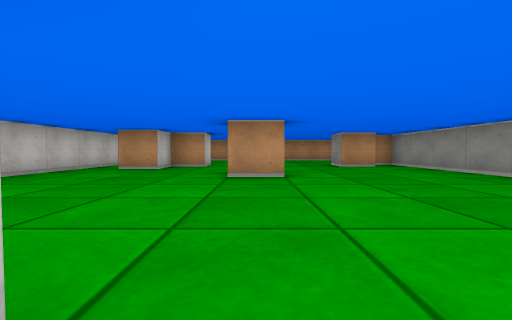
[1] (above)

17 first-person views from a walk through a cub3D level. The camera is about half as high as the walls, tilts 2° down and sees 90° across. The floor is counted in squares. Each view is taken from the middle of a square. On the plan, view 1 faces up. The plan holds only what a view shows up to about 9 squares ahead; the rest is blank. The place goes on beyond the plan.

[2]
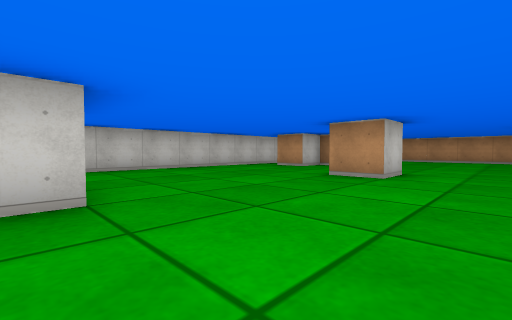

[3]
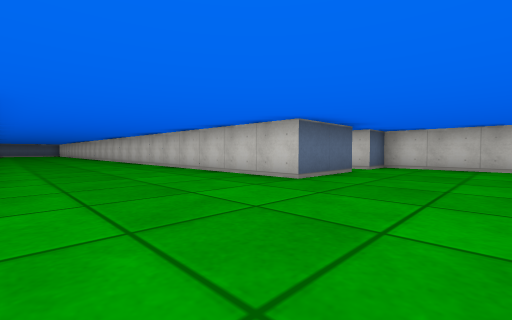

[4]
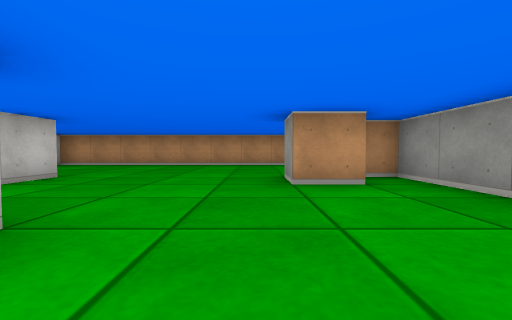

[5]
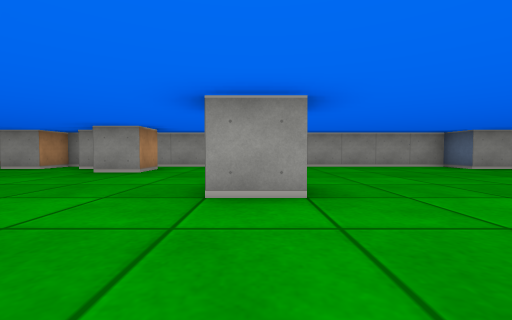

[6]
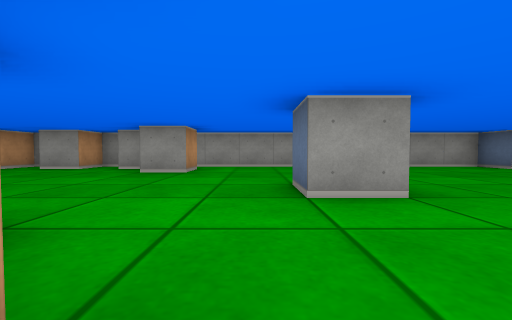

[7]
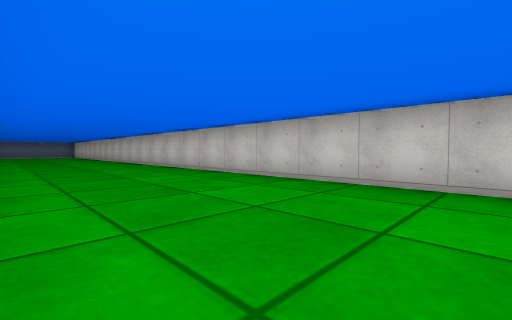

[8]
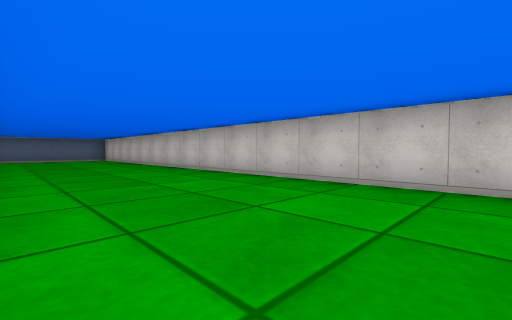

[9]
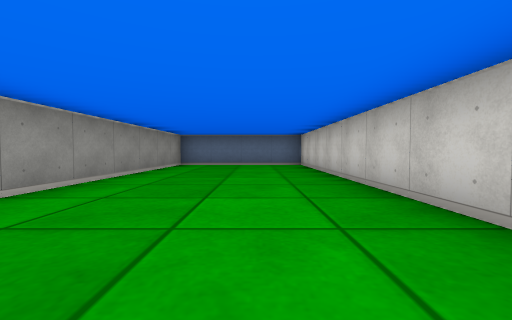

[10]
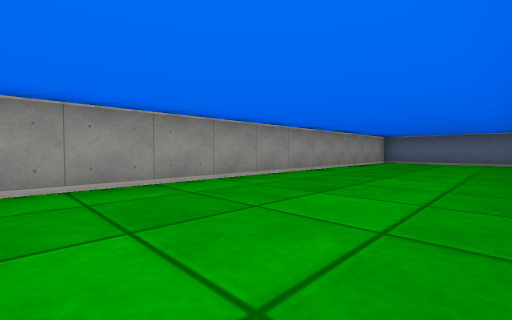

[11]
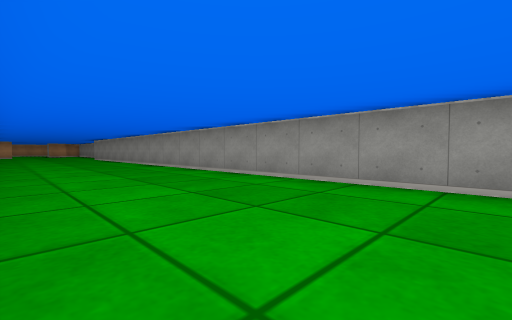

[12]
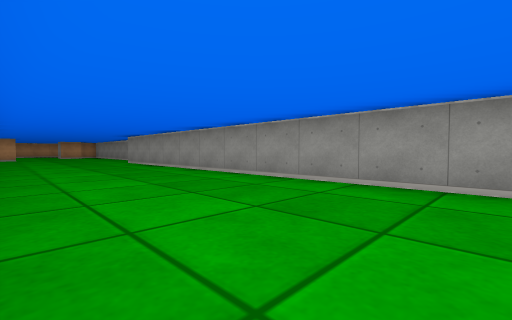

[13]
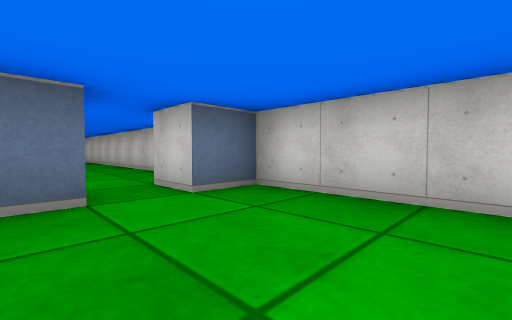

[14]
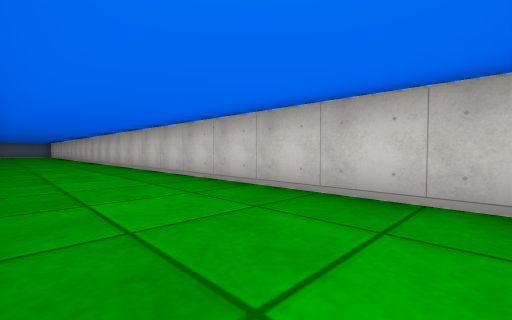

[15]
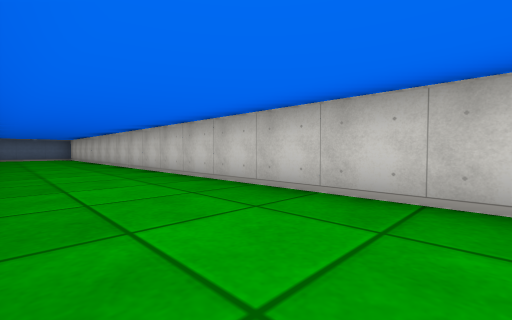

[16]
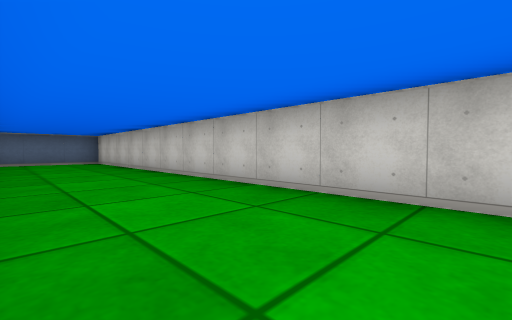

[17]
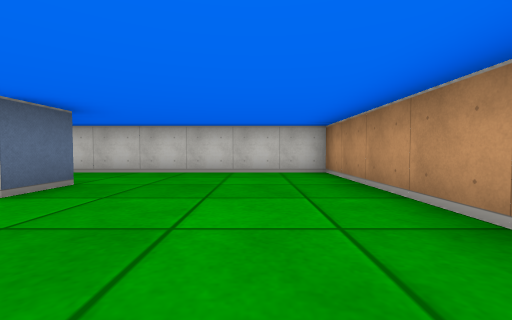

### Floor plan
Ten units are one square. View 1 is at (0, 0); x grows to the right and y downward. Boxes are objects, and circles mark ways between rooms. Rooms are numbered by the first view taken in them; rooms with no view inside come last. Other rooms are left out.
<svg viewBox="-50 -130 100 370">
<path fill="none" stroke="#000" d="M-26 -5 -5 -5 -5 235 35 235 35 5 45 5 45 -85 39 -85M5 -45 -5 -45 -5 -55 5 -55 5 -45M36 -75 25 -75 25 -85M-25 -85 -15 -85 -15 -75 -25 -75 -25 -65 -35 -65M35 -89 35 -95M45 -100 45 -105 35 -105 35 -115M45 -125 -45 -125 -45 -5 -35 -5 -35 5M-45 9 -45 232M-42 235 -20 235"/>
<circle cx="-30" cy="0" r="3" fill="#2a7"/>
<text x="10" y="20">1</text>
<text x="-30" y="120">2</text>
</svg>
Room 1 opens to room 2.

Where each view was taken, in squares from view 1:
view 1: 0 up, 0 right, facing up
view 2: 0 up, 2 right, facing up-left
view 3: 3 up, 3 right, facing down-left
view 4: 4 up, 2 right, facing up
view 5: 5 up, 3 left, facing right
view 6: 6 up, 3 left, facing right
view 7: 3 down, 3 right, facing down-left
view 8: 10 down, 3 right, facing down-left
view 9: 15 down, 1 right, facing down
view 10: 13 down, 0 right, facing down-right
view 11: 16 down, 0 right, facing up-right
view 12: 11 down, 0 right, facing up-right
view 13: 3 up, 2 left, facing down-left
view 14: 1 down, 2 left, facing down-left
view 15: 8 down, 2 left, facing down-left
view 16: 13 down, 2 left, facing down-left
view 17: 11 up, 1 right, facing left
